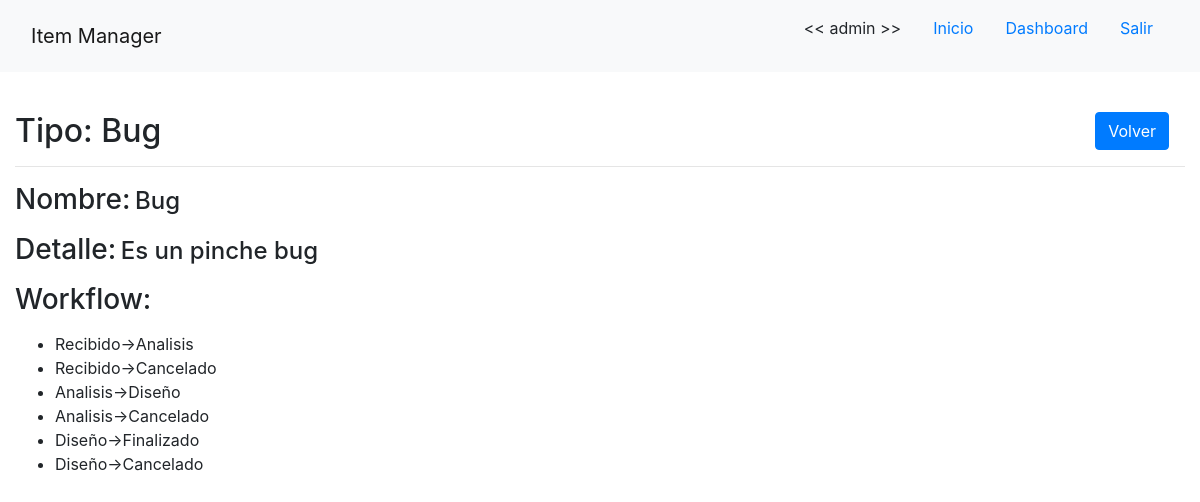
The page /tipoitem/1/ (signed in) on the database as committed earlier.
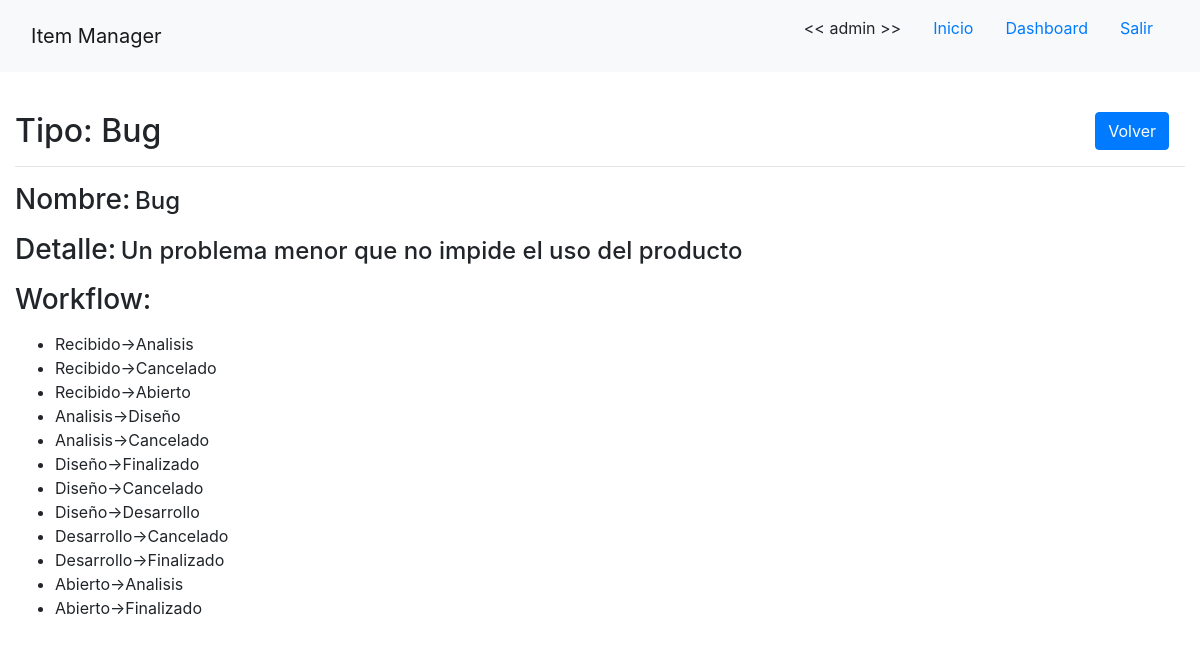
The same page on the database as committed later.
### app/models/tipo_item.py (models this page shows, shortened)
class TipoItem(models.Model):
    nombre = models.CharField(verbose_name='nombre', max_length=255, unique=True)
    detalle = models.CharField(verbose_name='detalle', max_length=255)
    workflow = models.ManyToManyField(CambioEstado, verbose_name='workflow')
    def __str__(self):
        return self.nombre

### app/models/cambio_estado.py (models this page shows, shortened)
class CambioEstado(models.Model):
    origen = models.ForeignKey(EstadoItem, verbose_name='origen', related_name="origenes", on_delete=models.PROTECT)
    destino = models.ForeignKey(EstadoItem, verbose_name='destino', related_name="destinos", on_delete=models.PROTECT)
    class Meta:
        unique_together = [['origen', 'destino']]
        ordering = ['origen']
    def __str__(self):
        return f'{self.origen}->{self.destino}'

### app/models/estado_item.py (models this page shows, shortened)
class EstadoItem(models.Model):
    nombre = models.CharField(verbose_name='nombre', max_length=255, unique=True)
    detalle = models.CharField(verbose_name='detalle', max_length=255)
    def __str__(self):
        return self.nombre

### app/views/tipo_item.py (the view)
# urls.py: path('tipoitem/<int:pk>/', TipoItemDetailView.as_view(), name='tipoitem-detail'),
class TipoItemDetailView(LoginRequiredMixin, DetailView):
    model = TipoItem
    template_name = 'app/tipo_item_detail.html'

### app/templates/app/tipo_item_detail.html (shortened to what this page needs)
{% extends 'base.html' %}
{% load crispy_forms_tags %}
{% block content %}
    {% if user.is_staff %}
    <br>
    <h2>Tipo: {{ object }}
    <div class="float-right"><a class="btn btn-primary mx-3 float-right" href="{% url 'tipoitem-list' %}">Volver</a></div>
    </h2>
    <hr>
    <p><span class="h3">Nombre:</span> <span class="h4">{{ object.nombre }}</span></p>
    <p><span class="h3">Detalle:</span> <span class="h4">{{ object.detalle }}</span></p>
    <p><span class="h3">Workflow:</span></p>
    <ul>
        {% for c in object.workflow.all %}
            <li>{{ c }}</li>
        {% endfor %}
    </ul>
    {% else %}
        <br>
        <h2>No tiene los permisos necesarios para ver esta página!</h2>
        <a class="btn btn-primary" href="{% url 'home' %}">Volver al Inicio</a>
    {% endif %}
{% endblock %}

Rows that differ between the two databases and show on the page:
changed TipoItem "Bug": detalle "Es un pinche bug" → "Un problema menor que no impide el uso del producto"
added CambioEstado: origen+destino "Recibido->Abierto"
added CambioEstado: origen+destino "Diseño->Desarrollo"
added CambioEstado: origen+destino "Desarrollo->Cancelado"
added CambioEstado: origen+destino "Desarrollo->Finalizado"
added CambioEstado: origen+destino "Abierto->Analisis"
added CambioEstado: origen+destino "Abierto->Finalizado"
